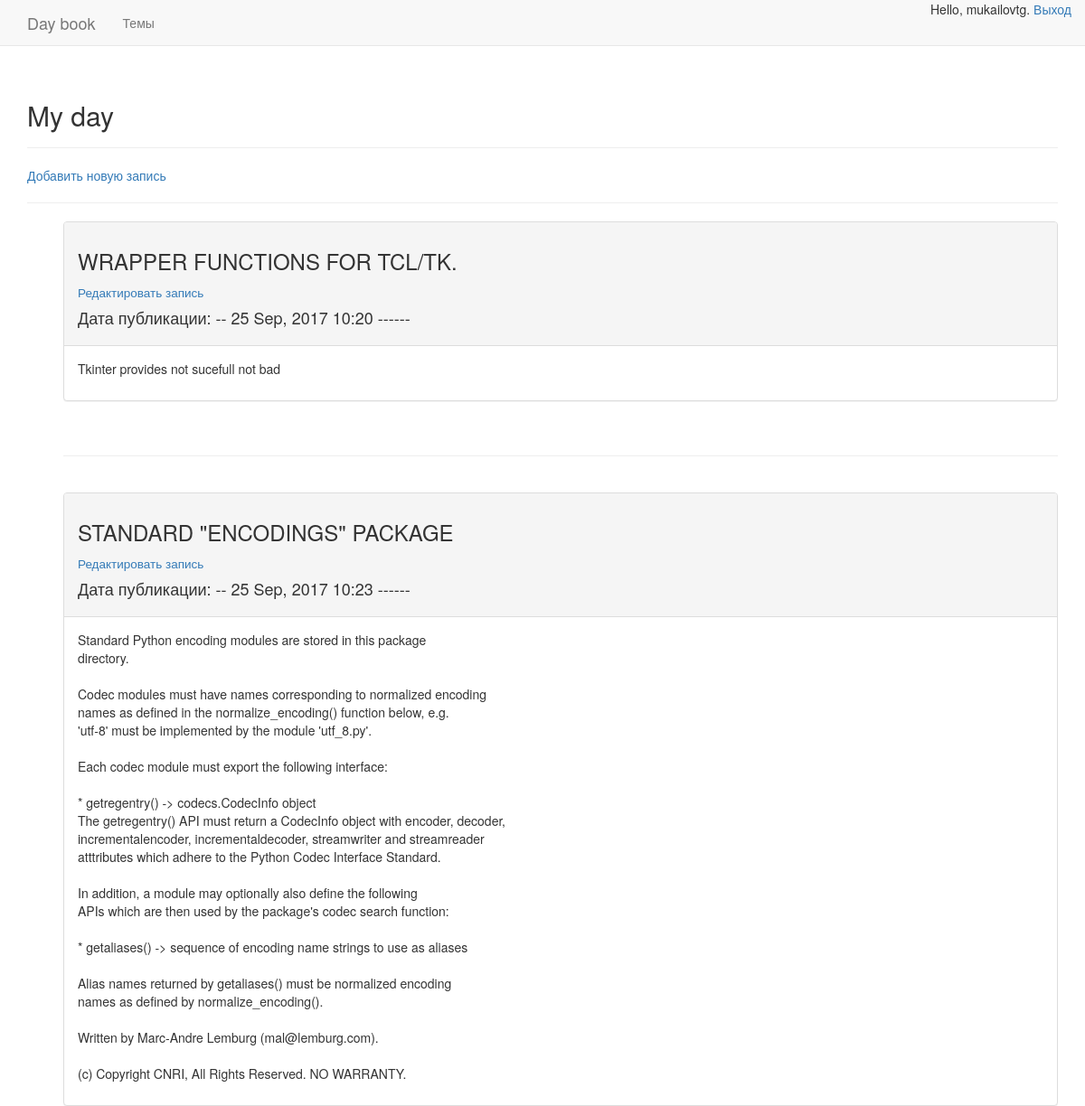
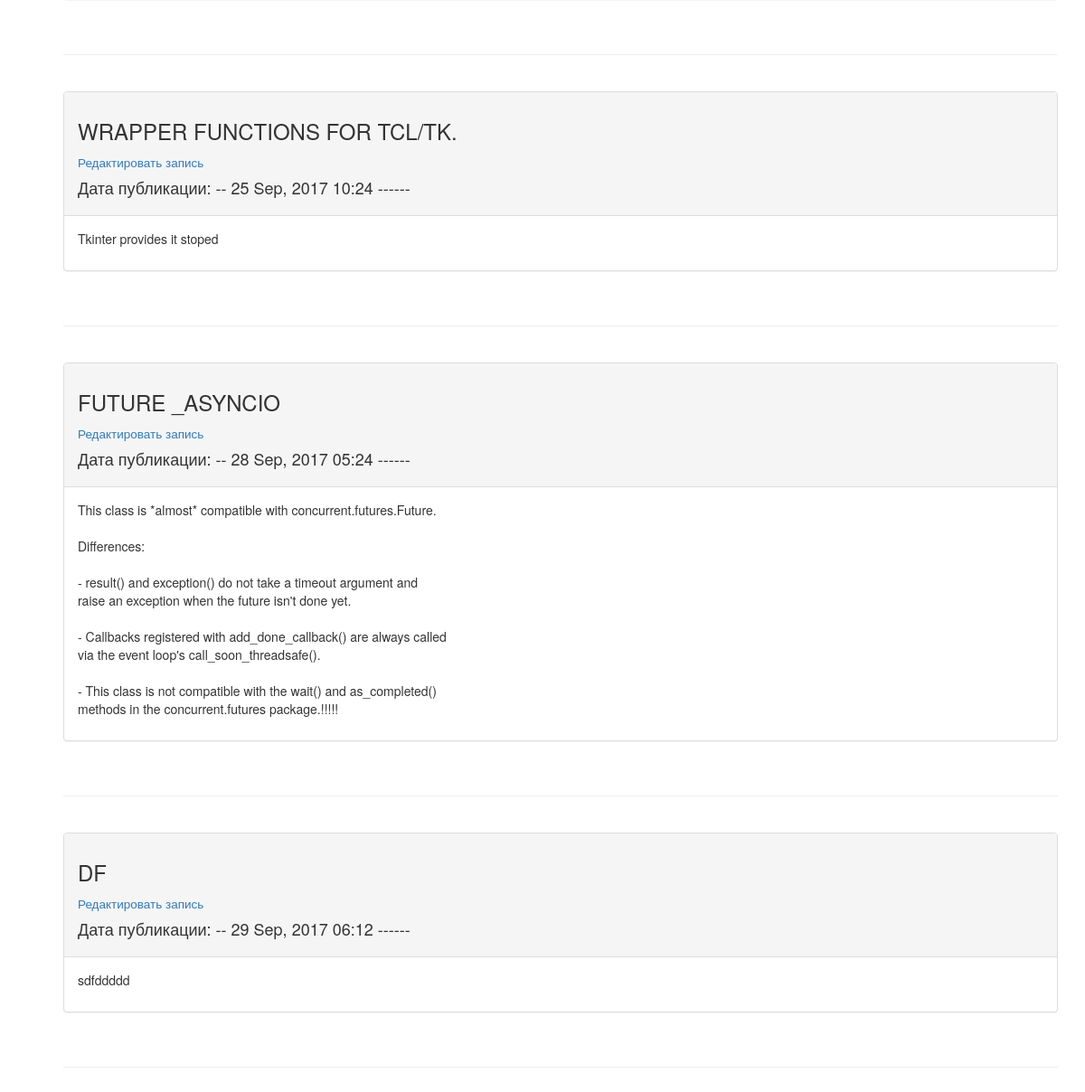
Screenshot of /categories/1/ (signed in) with the database file from the repository (2 pictures, top to bottom).
### journal/models.py (models this page shows, shortened)
class Category(models.Model):
    name = models.CharField(max_length=200, verbose_name='Категории')
    date_added = models.DateTimeField(auto_now_add=True)
    master = models.ForeignKey(User)
    class Meta:
        verbose_name_plural = 'Categories'
    def __str__(self):
        return self.name

class Entry(models.Model):
    category = models.ForeignKey(Category)
    name = models.CharField(max_length=250, verbose_name='Запись')
    description = models.TextField(verbose_name='Описание')
    date_added = models.DateTimeField(auto_now_add=True)
    class Meta:
        verbose_name_plural = 'Entries'

### journal/views.py (the view)
# urls.py: url(r'^categories/(?P<category_id>\d+)/$', views.category, name='category'),
@login_required
def category(request, category_id):
    category = Category.objects.filter(master=request.user).get(id=category_id)
    master_valid(request, category)
    entries = category.entry_set.order_by('date_added')
    context = {'category': category, 'entries': entries}
    return render(request, 'journal/category.html', context)

### journal/views.py (called while the page is built)
def master_valid(request, category):
    if category.master != request.user:
        raise Http404

### journal/templates/journal/category.html (shortened to what this page needs)
<!DOCTYPE html>
{% extends 'journal/base.html' %}
{% block header %}
    <h2>{{ category }}</h2>
{% endblock header %}
{% block content %}
<p>
    <a href="{% url 'journal:new_entry' category.id %}">Добавить новую запись</a>
</p>
<hr>
<ul>
    {% for entry in entries %}
        <div class="panel panel-default">
            <div class="panel-heading">
                <h3>
                    {{ entry.name|upper }}
                </h3>
                <h4>
                <small>
                        <a href="{% url 'journal:edit_entry' entry.id %}">
                            Редактировать запись
                        </a>
                </small>
                 </h4>
                <h4>
                    Дата публикации: -- {{ entry.date_added|date:'d M, Y H:i' }} ------
                </h4>
            </div>
            <div class="panel-body">
               {{ entry.description|linebreaks }}
            </div>
        </div>
        <br>
        <hr>
        <br>
    {% empty %}
        <li>
            Здесь пока нет записей для этой темы!
        </li>
    {% endfor %}
</ul>
{% endblock content %}

### journal/templates/journal/base.html (shortened to what this page needs)
<!DOCTYPE html>
{% load bootstrap3 %}
<html lang="en">
<head>
    {% bootstrap_css %}
</head>
<body>
  <nav class="navbar navbar-default navbar-static-top">
      <div class="container">
          <div class="navbar-header">
              <a class="navbar-brand" href="{% url 'journal:index' %}">Day book</a>
          </div>
          <div id="navbar" class="navbar-collapse collapse">
              <ul class="nav navbar-nav">
                  <li>
                      <a href="{% url 'journal:categories' %}">Темы</a>
                  </li>
              </ul>
              <ul class="nav navbar-nav navbar-right">
                {% if user.is_authenticated %}
                    Hello, {{ user.username }}.
                    <a href="{% url 'users:logout' %}">Выход</a>
                {% else %}
                    <a href="{% url 'users:register' %}">Регистрация</a> -
                    <a href="{% url 'users:login' %}">Войти</a>
                {% endif %}
              </ul>
          </div>
      </div>
  </nav>
  <div class="container">
      <div class="page-header">
          {% block header %}{% endblock header %}
      </div>
      <div>
        {% block content %}{% endblock content %}
      </div>
  </div>
</body>
</html>

### rows the page displays
Category: name "My day"
Entry: name "WRAPPER FUNCTIONS FOR TCL/TK.", date_added "25 Sep, 2017 10:20", description "Tkinter provides not sucefull not bad"
Entry: name "STANDARD \"ENCODINGS\" PACKAGE", date_added "25 Sep, 2017 10:23", description "Standard Python encoding modules are stored in this package directory. Codec modules must have names corresponding to normalized encoding names as defined in the normalize_encoding() function below, e.g. 'utf-8' must be implemented by the module 'utf_8.py'. Each codec module must export the following interface: * getregentry() -> codecs.CodecInfo object The getregentry() API must return a CodecInfo object with encoder, decoder, incrementalencoder, incrementaldecoder, streamwriter and streamreader atttributes which adhere to the Python Codec Interface Standard. In addition, a module may optionally also define the following APIs which are then used by the package's codec search function: *…"
Entry: name "WRAPPER FUNCTIONS FOR TCL/TK.", date_added "25 Sep, 2017 10:24", description "Tkinter provides it stoped"
Entry: name "FUTURE _ASYNCIO", date_added "28 Sep, 2017 05:24", description "This class is *almost* compatible with concurrent.futures.Future. Differences: - result() and exception() do not take a timeout argument and raise an exception when the future isn't done yet. - Callbacks registered with add_done_callback() are always called via the event loop's call_soon_threadsafe(). - This class is not compatible with the wait() and as_completed() methods in the concurrent.futures package.!!!!!"
Entry: name "DF", date_added "29 Sep, 2017 06:12", description "sdfddddd"

### other values shown
{{ user.username }} "mukailovtg"
